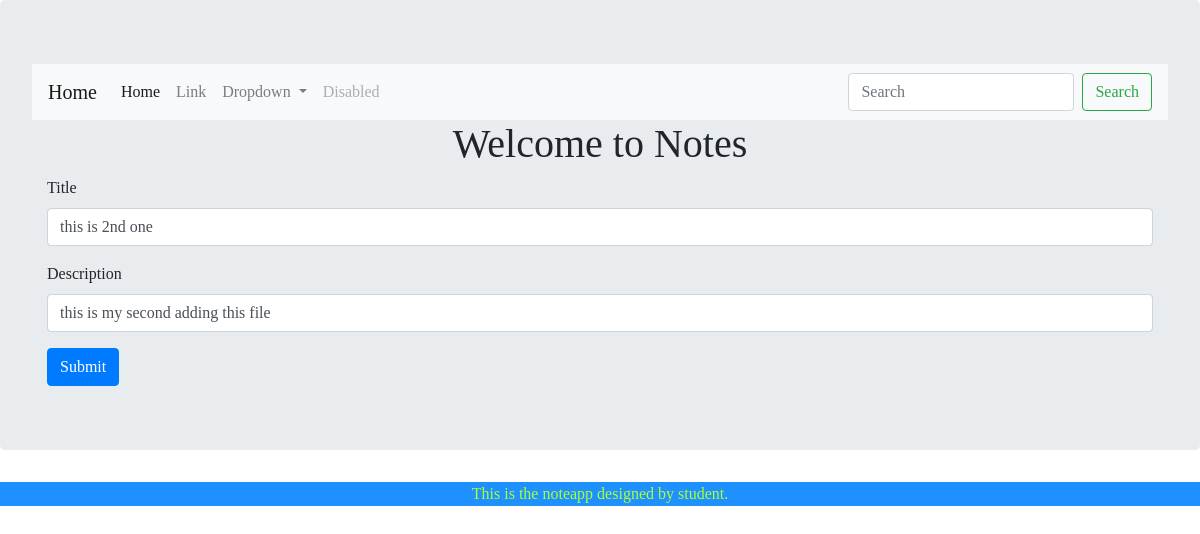
The app's page /edit/3, older data.
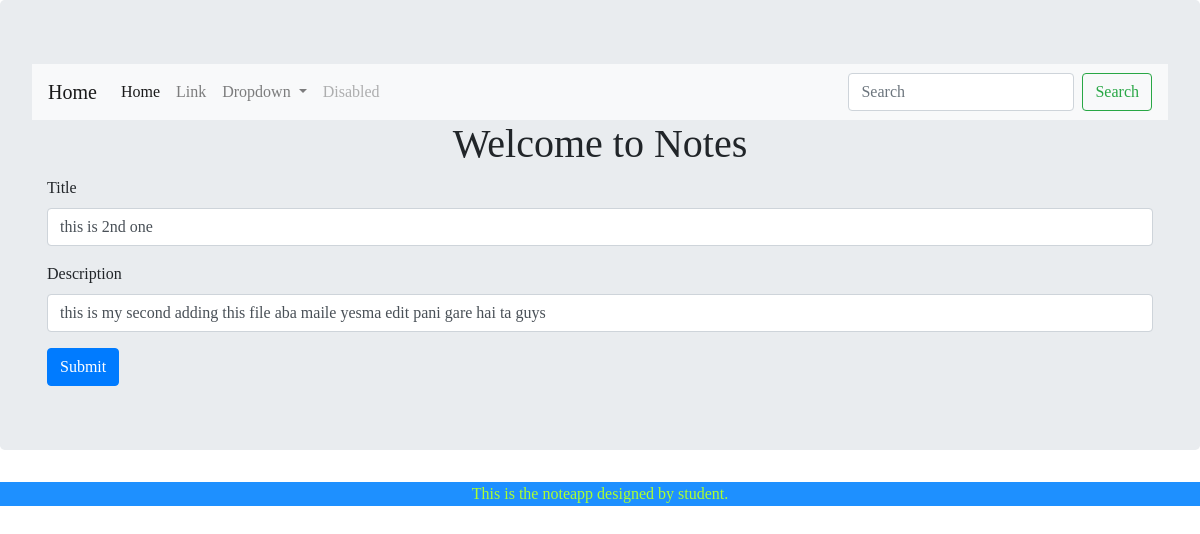
The same page, newer data.
### noteapp/models.py (models this page shows, shortened)
class Note(models.Model):
    title = models.CharField(max_length= 100)
    description = models.TextField()

### noteapp/views.py (the view, shortened to what this page needs)
# urls.py: path('edit/<int:note_id>', views.edit , name='edit'),
def edit(request,note_id):
    note = Note.objects.get(id=note_id)
    if request.method == 'GET':
        return render(request, 'edit.html', context={'note':note})

### templates/edit.html (shortened to what this page needs)
{% extends 'base.html' %}
{% block content %}
<h1 style="text-align: center;">Welcome to Notes</h1>
<div class="container">
    <form method="post">
        <div class="form-group">
          <label for="title">Title</label>
          <input type="text" value="{{note.title}}" name='title' class="form-control" id="title" placeholder="Enter title">
        </div>
        <div class="form-group">
          <label for="description">Description</label>
          <input type="text" value="{{note.description}}" name='description' class="form-control" id="description" placeholder="Enter Description">
        </div>
        <button type="submit" class="btn btn-primary">Submit</button>
      </form>
</div>
{% endblock content %}

Row changes from the older to the newer data that the page shows:
changed Note "this is 2nd one": description "this is my second adding this file" → "this is my second adding this file aba maile yesma edit pani gare hai ta guys"
